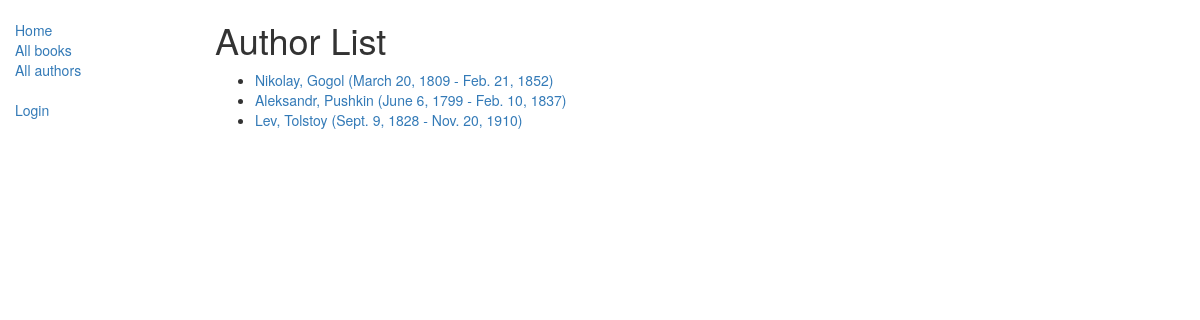
Screenshot of /catalog/authors/ with the database file from the repository.
### catalog/models.py (models this page shows, shortened)
class Author(models.Model):
    first_name = models.CharField(max_length=100)
    last_name = models.CharField(max_length=100)
    date_of_birth = models.DateField(null=True, blank=True)
    date_of_death = models.DateField('Died', null=True, blank=True)
    class Meta:
        ordering = ['last_name', 'first_name']
    def get_absolute_url(self):
        return reverse('author-detail', args=[str(self.id)])

### catalog/views.py (the view)
# urls.py: path('authors/', views.AuthorListView.as_view(), name='authors'),
class AuthorListView(generic.ListView):
    model = Author
    paginate_by = 10

### catalog/templates/catalog/author_list.html
{% extends "base_generic.html" %}
{% block content %}
  <h1>Author List</h1>
  {% if author_list %}
    <ul>
      {% for author in author_list %}
      <li>
        <a href="{{ author.get_absolute_url }}">{{ author.first_name }}, {{author.last_name}} ({{author.date_of_birth}} - {{author.date_of_death}})</a>
      </li>
      {% endfor %}
    </ul>
  {% else %}
    <p>There are no authors in the library.</p>
  {% endif %}
{% endblock %}

### rows the page displays
Author: first_name "Nikolay", last_name "Gogol", date_of_birth "March 20, 1809", date_of_death "Feb. 21, 1852"
Author: first_name "Aleksandr", last_name "Pushkin", date_of_birth "June 6, 1799", date_of_death "Feb. 10, 1837"
Author: first_name "Lev", last_name "Tolstoy", date_of_birth "Sept. 9, 1828", date_of_death "Nov. 20, 1910"
